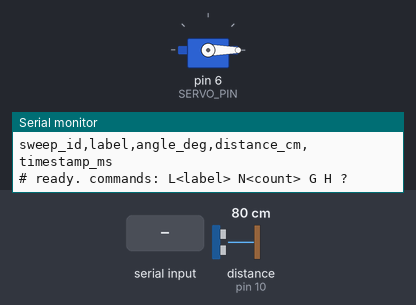
Recording of a sketch running on a simulated Arduino Uno, built with avr-gcc and run on an emulated ATmega328P. On the bench: servo, the last lines printed to the serial monitor. Inputs (shaded band) come from the test bench; at power-on: distance to the obstacle (sensor on pin 10) 80 cm. The echo pulse lasts 58.3 µs per cm.

Above: at 1.7 s.
1.8 s: "g\n" received over Serial
At 2.7 s:
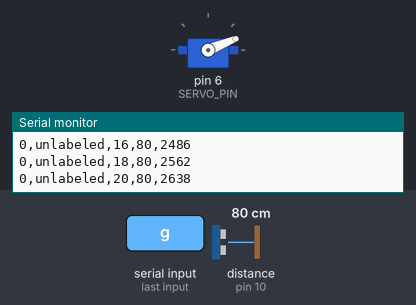
4.8 s: distance to the obstacle (sensor on pin 10) set to 4 cm
At 5.9 s:
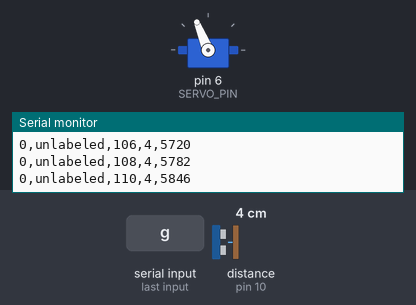
7.8 s: distance to the obstacle (sensor on pin 10) set to 250 cm
At 7.95 s:
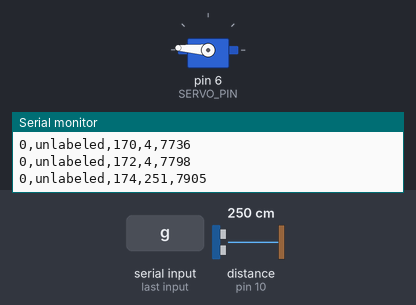
10.8 s: distance to the obstacle (sensor on pin 10) set to 2 cm
13.8 s: distance to the obstacle (sensor on pin 10) set to 120 cm
Timing chart, 0 to 17.8 s (numbered marks = the images above; inputs shaded):
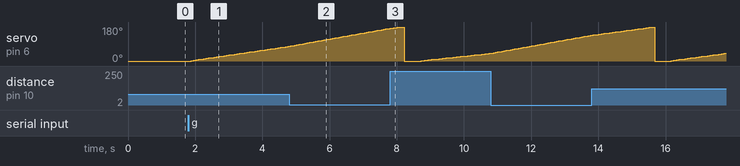

The sketch:

radar_logger.ino
```cpp
/*
 * radar_logger.ino
 *
 * Data-collection firmware for the radar ML classifier.
 * Sweeps the servo 0-180 degrees, takes a median-filtered HC-SR04 distance
 * reading at each step, and prints one labeled CSV row per reading.
 *
 * Serial protocol (115200 baud, newline-terminated commands):
 *   L<name>   set the class label for subsequent sweeps   e.g.  Lpanel
 *   N<count>  set how many sweeps a GO command records    e.g.  N10
 *   G         record N sweeps and stream them as CSV
 *   H         reprint the CSV header
 *   ?         print current settings
 *
 * CSV columns: sweep_id,label,angle_deg,distance_cm,timestamp_ms
 * distance_cm is -1 when no echo returned within the timeout (no target).
 */

#include <Servo.h>

// ---- pins: same wiring as the original radar sketch ----
const uint8_t SERVO_PIN = 6;   // SG90 signal (orange)
const uint8_t TRIG_PIN  = 9;   // HC-SR04 Trig
const uint8_t ECHO_PIN  = 10;  // HC-SR04 Echo

// ---- sweep geometry ----
const uint8_t  ANGLE_START   = 0;
const uint8_t  ANGLE_END     = 180;
const uint8_t  ANGLE_STEP    = 2;     // 91 points per sweep
const uint16_t SETTLE_MS     = 30;    // servo travel time per step
const uint8_t  PINGS_PER_PT  = 3;     // median filter width (must be odd)
const uint16_t PING_GAP_MS   = 10;    // let echoes die between pings
const uint32_t ECHO_TIMEOUT  = 25000UL; // us -> about 430 cm max range

Servo servo;

char     label[16]   = "unlabeled";
uint16_t sweepCount  = 5;    // sweeps recorded per G command
uint16_t sweepId     = 0;    // increments for the life of the session

void setup() {
  Serial.begin(115200);
  pinMode(TRIG_PIN, OUTPUT);
  pinMode(ECHO_PIN, INPUT);
  digitalWrite(TRIG_PIN, LOW);

  servo.attach(SERVO_PIN);
  servo.write(ANGLE_START);
  delay(500);

  printHeader();
  Serial.println(F("# ready. commands: L<label> N<count> G H ?"));
}

void loop() {
  if (!Serial.available()) return;

  String cmd = Serial.readStringUntil('\n');
  cmd.trim();
  if (cmd.length() == 0) return;

  char op = cmd.charAt(0);
  String arg = cmd.substring(1);
  arg.trim();

  switch (op) {
    case 'L':
    case 'l':
      arg.toCharArray(label, sizeof(label));
      Serial.print(F("# label = "));
      Serial.println(label);
      break;

    case 'N':
    case 'n': {
      int n = arg.toInt();
      if (n > 0) {
        sweepCount = n;
        Serial.print(F("# sweeps per run = "));
        Serial.println(sweepCount);
      } else {
        Serial.println(F("# bad count"));
      }
      break;
    }

    case 'G':
    case 'g':
      for (uint16_t i = 0; i < sweepCount; i++) {
        recordSweep();
      }
      Serial.println(F("# done"));
      break;

    case 'H':
    case 'h':
      printHeader();
      break;

    case '?':
      printStatus();
      break;

    default:
      Serial.println(F("# unknown command"));
      break;
  }
}

void printHeader() {
  Serial.println(F("sweep_id,label,angle_deg,distance_cm,timestamp_ms"));
}

void printStatus() {
  Serial.print(F("# label="));      Serial.print(label);
  Serial.print(F(" sweeps="));      Serial.print(sweepCount);
  Serial.print(F(" next_id="));     Serial.println(sweepId);
}

/*
 * Sweeps out and back, printing a CSV row at every step of the outbound
 * pass only. Sweeping back without logging returns the servo to the start
 * position so every sweep is recorded in the same direction -- mixing
 * directions would put a systematic servo-lag offset into the features.
 */
void recordSweep() {
  for (uint8_t a = ANGLE_START; a <= ANGLE_END; a += ANGLE_STEP) {
    servo.write(a);
    delay(SETTLE_MS);

    long d = medianDistance();

    Serial.print(sweepId);      Serial.print(',');
    Serial.print(label);        Serial.print(',');
    Serial.print(a);            Serial.print(',');
    Serial.print(d);            Serial.print(',');
    Serial.println(millis());
  }

  servo.write(ANGLE_START);
  delay(400);
  sweepId++;
}

/*
 * Takes PINGS_PER_PT readings and returns the median. The median rejects a
 * single wild reading (a stray echo, or a miss) without smearing the edges
 * of an object the way an average would -- edges are exactly the signal the
 * classifier needs.
 */
long medianDistance() {
  long samples[PINGS_PER_PT];

  for (uint8_t i = 0; i < PINGS_PER_PT; i++) {
    samples[i] = pingOnce();
    delay(PING_GAP_MS);
  }

  // insertion sort -- PINGS_PER_PT is tiny, so this is plenty
  for (uint8_t i = 1; i < PINGS_PER_PT; i++) {
    long key = samples[i];
    int8_t j = i - 1;
    while (j >= 0 && samples[j] > key) {
      samples[j + 1] = samples[j];
      j--;
    }
    samples[j + 1] = key;
  }

  return samples[PINGS_PER_PT / 2];
}

/*
 * One HC-SR04 measurement. Returns distance in cm, or -1 on timeout.
 * -1 means "nothing returned an echo", which is real information: it is
 * what empty space looks like, and it is different from "very far away".
 */
long pingOnce() {
  digitalWrite(TRIG_PIN, LOW);
  delayMicroseconds(2);
  digitalWrite(TRIG_PIN, HIGH);
  delayMicroseconds(10);
  digitalWrite(TRIG_PIN, LOW);

  unsigned long dur = pulseIn(ECHO_PIN, HIGH, ECHO_TIMEOUT);
  if (dur == 0) return -1;

  // speed of sound ~343 m/s -> 29.1 us per cm, halved for the round trip
  return (long)(dur / 58);
}
```

Measured:
- after the input at 1.8 s, servo on pin 6 (SERVO_PIN): moves from 0° to 78° over 2.9 s, starting after 0.08 s
